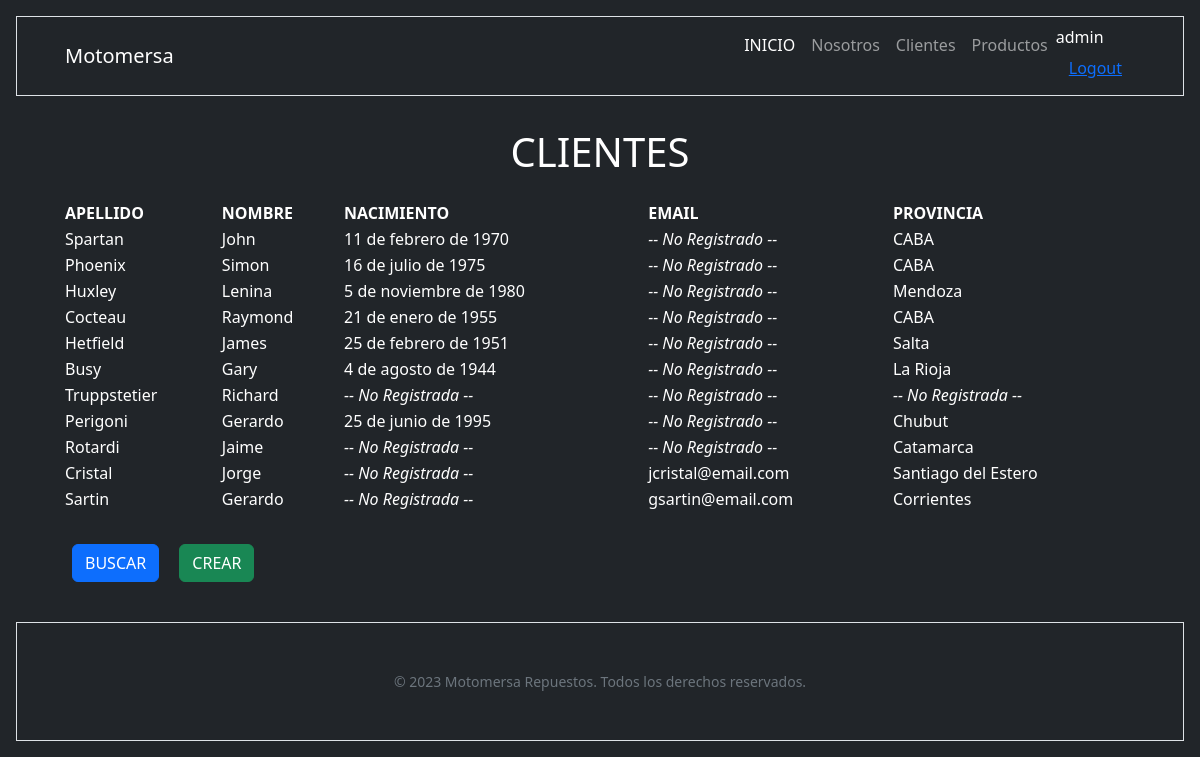
The app's page /cliente/ (signed in) with its own data.
### cliente/models.py (models this page shows, shortened)
class Cliente(models.Model):
    nombre = models.CharField(max_length=100)
    apellido = models.CharField(max_length=100)
    nacimiento = models.DateField(null=True, blank=True)
    email = models.EmailField(unique=True, null=True)
    provincia = models.CharField(max_length=50, blank=True, choices=PROVINCIAS)

### cliente/views.py (the view)
# urls.py: path('', views.home, name="index"),
def home(request):
    clientes = models.Cliente.objects.all()
    context = {"clientes": clientes}
    return render(request, "cliente/index.html", context)

### cliente/templates/cliente/index.html
{% extends 'core/base.html' %}
{% block contenido_titulo %}
    CLIENTES
{% endblock contenido_titulo %}
{% block contenido %}
    <table style="width:100%">
        <tr>
            <th>APELLIDO</th>
            <th>NOMBRE</th>
            <th>NACIMIENTO</th>
            <th>EMAIL</th>
            <th>PROVINCIA</th>
        </tr>
        {% for cliente in clientes %}
            <tr>
                <td>{{cliente.apellido}}</td>
                <td>{{cliente.nombre}}</td>
                <td>
                    {% if cliente.nacimiento %}
                        {{cliente.nacimiento}}
                    {% else %}
                    <i class="fa fa-italic" aria-hidden="true">-- No Registrada --</i>
                    {% endif %}
                </td>
                <td>
                    {% if cliente.email %}
                        {{cliente.email}}
                    {% else %}
                    <i class="fa fa-italic" aria-hidden="true">-- No Registrado --</i>
                    {% endif %}
                </td>
                <td>
                    {% if cliente.provincia %}
                        {{cliente.provincia}}
                    {% else %}
                        <i class="fa fa-italic" aria-hidden="true">-- No Registrada --</i>
                    {% endif %}
                </td>
            </tr>
        {% endfor %}
    </table>
    <br>
    <a href="{% url 'cliente:clientes-buscar' %}" class="btn btn-primary" style="margin: 0.5em;">BUSCAR</a>
    <a href="{% url 'cliente:crear' %}" class="btn btn-success" style="margin: 0.5em;">CREAR</a>
{% endblock contenido %}

### core/templates/core/navbar.html (shortened to what this page needs)
<nav class="navbar navbar-expand-lg navbar-dark bg-dark border" style="margin-bottom: 2em;">
    <div class="container-fluid px-5">
        <a class="navbar-brand" href="#!">Motomersa</a>
        <div class="collapse navbar-collapse" id="navbarSupportedContent">
            <ul class="navbar-nav ms-auto mb-2 mb-lg-0">
                <li class="nav-item"><a class="nav-link active" aria-current="page" href="{% url 'core:index' %}">INICIO</a></li>
                <li class="nav-item"><a class="nav-link" href="{% url 'core:about' %}">Nosotros</a></li>
                {% if user.is_authenticated %}
                    <li class="nav-item"><a class="nav-link" href="{% url 'cliente:index' %}">Clientes</a></li>
                {% endif %}
                <li class="nav-item"><a class="nav-link" href="{% url 'producto:index' %}">Productos</a></li>
                <li class="nav-item">
                    {% if user.is_authenticated %}
                        <span class="nav-item">{{ user.username }}</span>
                        <form method="post" action="{% url 'core:logout' %}">
                            <button type="submit" class="btn btn-link">Logout</button>
                        </form>
                    {% else %}
                        <a class="nav-link" href="{% url 'core:login' %}">Login</a>
                        <a class="nav-link" href="{% url 'core:registro' %}">Registrarse</a>
                    {% endif %}
                </li>
            </ul>
        </div>
    </div>
</nav>

### records on screen
Cliente: apellido "Spartan", nombre "John", nacimiento "11 de febrero de 1970", shows "-- No Registrado --", provincia "CABA"
Cliente: apellido "Phoenix", nombre "Simon", nacimiento "16 de julio de 1975", shows "-- No Registrado --", provincia "CABA"
Cliente: apellido "Huxley", nombre "Lenina", nacimiento "5 de noviembre de 1980", shows "-- No Registrado --", provincia "Mendoza"
Cliente: apellido "Cocteau", nombre "Raymond", nacimiento "21 de enero de 1955", shows "-- No Registrado --", provincia "CABA"
Cliente: apellido "Hetfield", nombre "James", nacimiento "25 de febrero de 1951", shows "-- No Registrado --", provincia "Salta"
Cliente: apellido "Busy", nombre "Gary", nacimiento "4 de agosto de 1944", shows "-- No Registrado --", provincia "La Rioja"
Cliente: apellido "Truppstetier", nombre "Richard", shows "-- No Registrada --", shows "-- No Registrado --", provincia "-- No Registrada --"
Cliente: apellido "Perigoni", nombre "Gerardo", nacimiento "25 de junio de 1995", shows "-- No Registrado --", provincia "Chubut"
Cliente: apellido "Rotardi", nombre "Jaime", shows "-- No Registrada --", shows "-- No Registrado --", provincia "Catamarca"
Cliente: apellido "Cristal", nombre "Jorge", shows "-- No Registrada --", email "jcristal@email.com", provincia "Santiago del Estero"
Cliente: apellido "Sartin", nombre "Gerardo", shows "-- No Registrada --", email "gsartin@email.com", provincia "Corrientes"

### other values on screen
{{ user.username }} "admin"
